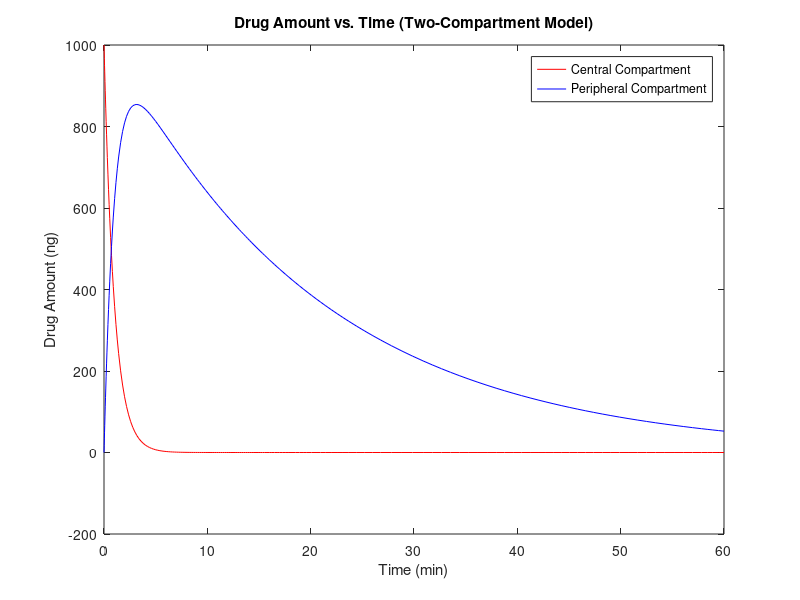

Recreate this plot in MATLAB.
function plasma_protein_binding()
    % Parameters for the two-compartment model
    V1 = 10;  % Volume of distribution in central compartment (mL)
    V2 = 200;  % Volume of distribution in peripheral (mL)
    CL = 10;   % Clearance (mL/min)
    % rate of unloading from plasma proteins is proportional to clearance

    % Simulation parameters
    tspan = [0 60];  % Simulation time (minutes)
    initial_conditions = [1000 0 0];  % Initial drug amounts in central, peripheral, and eliminated compartments (ng)

    % Solve the differential equations using ode45
    [t, drug_amounts] = ode45(@(t, y) ode_equations(y, V1, V2, CL), tspan, initial_conditions);
    % y is the concentration, CL is the clearance

    % Plot drug amounts in the central and peripheral compartments
    figure;
    plot(t, drug_amounts(:, 1), 'r-', t, drug_amounts(:, 2), 'b-');
    xlabel('Time (min)');
    ylabel('Drug Amount (ng)');
    legend('Central Compartment', 'Peripheral Compartment');
    title('Drug Amount vs. Time (Two-Compartment Model)');
end

function dydt = ode_equations(y, V1, V2, CL)
    % Differential equations for the two-compartment model
    C1 = y(1) / V1;  % Concentration in the central compartment (ng/mL)
    C2 = y(2) / V2;  % Concentration in the peripheral compartment (ng/mL)

    % Rate of change of drug amounts in each compartment, y is a 3x1 vector
    dydt = [-CL * C1;  % Rate of change in the central compartment
            CL * C1 - CL * C2;  % Rate of change in the peripheral compartment
            CL * C2];  % Rate of change in the eliminated compartment
end
